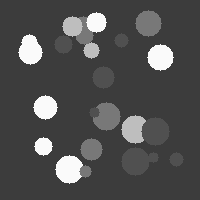
#> input picture data/sample_kmeans/kmeans1.png, 200 x 200 px, found by its file name
$ jupyter execute kmeans_ver2.ipynb
#> lines starting #> are read from the running program, lines starting #| are printed output that depends on the picture; after the words box and inside, x2 and y2 are one past the last pixel; in counts of white or black regions, pixels touching at a corner belong together
[cell 1]
import numpy as np
import cv2
import matplotlib.pyplot as plt
from PIL import Image
# --- 模擬画像生成（明暗＋背景つき）---

img = Image.open("kmeans1.png").convert("L")
#> img is the input picture: PIL image 200x200 L; min 60, max 250, mean 79.9
img = np.array(img).astype(np.uint8)
# --- k-meansの準備 ---
Z = img.reshape((-1, 1)).astype(np.float32)
criteria = (cv2.TERM_CRITERIA_EPS + cv2.TERM_CRITERIA_MAX_ITER, 10, 1.0)
K = 5  # クラスタ数を5に設定

# --- k-meansの実行 ---
_, label, center = cv2.kmeans(Z, K, None, criteria, 10, cv2.KMEANS_RANDOM_CENTERS)
#> center = [120, 190, 80, 60, 250]
center = np.uint8(center)  # クラスタ中心の明るさ値 (0〜255)
label_2d = label.reshape(img.shape)
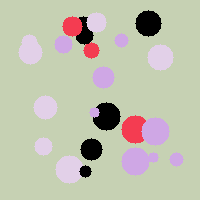
#> label_2d: shape (200, 200) int32; 5 distinct labels, from 0 to 4; one colour per label, 0 black

# --- 各クラスタを中心の明るさで塗る ---
cluster_imgs = []
for i in range(K):
    mask = (label_2d == i)
    cluster_img = np.zeros_like(img)
    cluster_img[mask] = 255   # 最大輝度で塗りつぶす
    cluster_imgs.append(cluster_img)
#> this loop made 5 passes
#> pass 1, `mask = (label_2d == i)`:
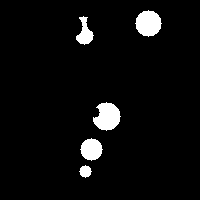
#> mask: shape (200, 200) bool; 4.6% white; 5 white regions, box (x1, y1, x2, y2) and area: (93, 102, 121, 131) 562, (135, 10, 162, 37) 529, (80, 138, 103, 161) 377, (76, 16, 94, 45) 271, (79, 165, 92, 178) 113
#> after the loop:
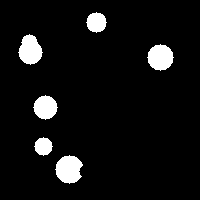
#> cluster_img: shape (200, 200); 6.6% white; 6 white regions, box (x1, y1, x2, y2) and area: (55, 155, 83, 184) 586, (147, 44, 174, 71) 529, (18, 34, 43, 65) 526, (33, 95, 58, 120) 441, (86, 12, 107, 33) 317, (34, 137, 53, 156) 253
#> after the loop, cluster_imgs = 5 items

# --- 表示 ---
fig, axes = plt.subplots(1, K+1, figsize=(15, 3))
axes[0].imshow(img, cmap='gray', vmin=0, vmax=255)
axes[0].set_title("Original")
axes[0].axis('off')

for i in range(K):
    axes[i+1].imshow(cluster_imgs[i], cmap='gray', vmin=0, vmax=255)
    axes[i+1].set_title(f"Cluster {i+1}\n(center={center[i][0]})")
    axes[i+1].axis('off')

plt.tight_layout()
plt.show()
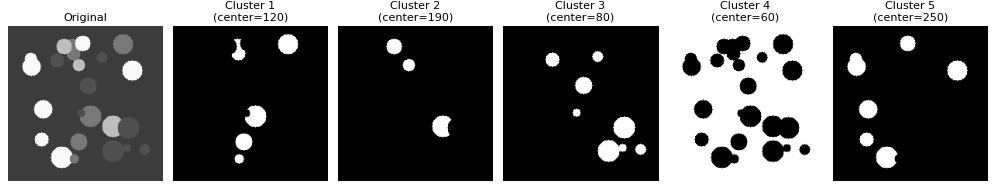
#> figure drawn by matplotlib, 6 panels

[cell 2]
img = Image.open("kmeans2.png").convert("L")
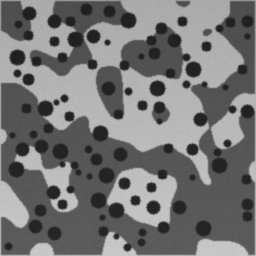
#> input picture data/sample_kmeans/kmeans2.png, 256 x 256 px, found by its file name
#> img is the input picture: PIL image 256x256 L; min 29, max 203, mean 115.9
img = np.array(img).astype(np.uint8)

# --- k-meansの準備 ---
Z = img.reshape((-1, 1)).astype(np.float32)
criteria = (cv2.TERM_CRITERIA_EPS + cv2.TERM_CRITERIA_MAX_ITER, 10, 1.0)
K = 3  # クラスタ数を5に設定

# --- k-meansの実行 ---
_, label, center = cv2.kmeans(Z, K, None, criteria, 10, cv2.KMEANS_RANDOM_CENTERS)
#> center = [178.2, 86.9, 38.95]
center = np.uint8(center)  # クラスタ中心の明るさ値 (0〜255)
#> center = [178, 86, 38]
label_2d = label.reshape(img.shape)
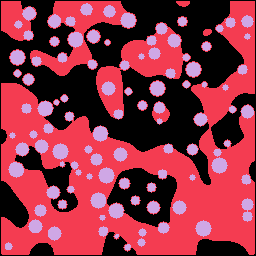
#> label_2d: shape (256, 256) int32; 3 distinct labels, from 0 to 2; one colour per label, 0 black

# --- 各クラスタを中心の明るさで塗る ---
cluster_imgs = []
for i in range(K):
    mask = (label_2d == i)
    cluster_img = np.zeros_like(img)
    cluster_img[mask] = 255   # 最大輝度で塗りつぶす
    cluster_imgs.append(cluster_img)
#> this loop made 3 passes
#> pass 1, `mask = (label_2d == i)`:
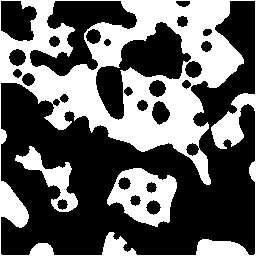
#> mask: shape (256, 256) bool; 39% white; 3 white regions, box (x1, y1, x2, y2) and area: (0, 0, 256, 256) 21968, (107, 168, 177, 227) 2323, (15, 146, 78, 212) 1246
#> pass 2, `mask = (label_2d == i)`:
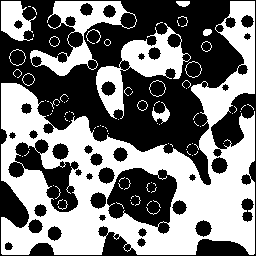
#> mask: shape (256, 256) bool; 47.4% white; 94 white regions (78 under 20 px), largest, box (x1, y1, x2, y2) and area: (1, 1, 255, 255) 24107, (96, 23, 191, 119) 2750, (30, 1, 137, 76) 2362
#> pass 3, `mask = (label_2d == i)`:
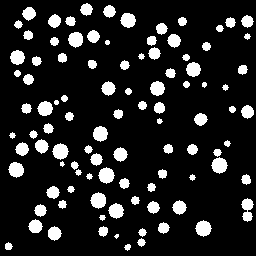
#> mask: shape (256, 256) bool; 13.6% white; 99 white regions (2 under 20 px), largest, box (x1, y1, x2, y2) and area: (52, 143, 69, 160) 197, (211, 157, 228, 174) 197, (98, 167, 115, 184) 197
#> after the loop, cluster_imgs = 3 items

# --- 表示 ---
fig, axes = plt.subplots(1, K+1, figsize=(15, 3))
axes[0].imshow(img, cmap='gray', vmin=0, vmax=255)
axes[0].set_title("Original")
axes[0].axis('off')

for i in range(K):
    axes[i+1].imshow(cluster_imgs[i], cmap='gray', vmin=0, vmax=255)
    axes[i+1].set_title(f"Cluster {i+1}\n(center={center[i][0]})")
    axes[i+1].axis('off')

plt.tight_layout()
plt.show()
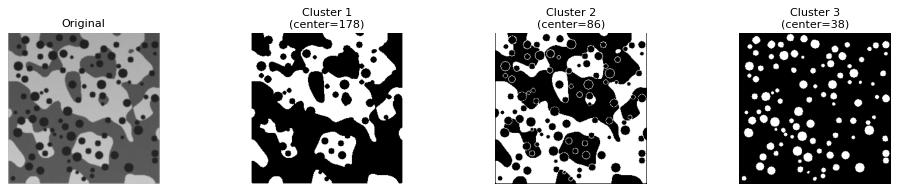
#> figure drawn by matplotlib, 4 panels
